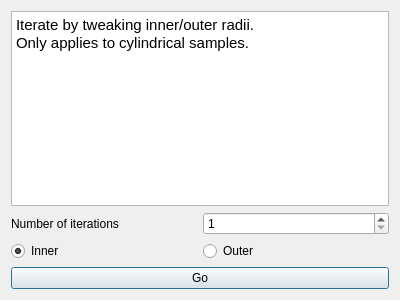
<?xml version="1.0" encoding="UTF-8"?>
<ui version="4.0">
 <class>Dialog</class>
 <widget class="QDialog" name="Dialog">
  <property name="geometry">
   <rect>
    <x>0</x>
    <y>0</y>
    <width>400</width>
    <height>300</height>
   </rect>
  </property>
  <property name="windowTitle">
   <string>Iterate by Radius</string>
  </property>
  <layout class="QVBoxLayout" name="verticalLayout">
   <item>
    <widget class="QTextBrowser" name="textBrowser_6">
     <property name="html">
      <string>&lt;!DOCTYPE HTML PUBLIC &quot;-//W3C//DTD HTML 4.0//EN&quot; &quot;http://www.w3.org/TR/REC-html40/strict.dtd&quot;&gt;
&lt;html&gt;&lt;head&gt;&lt;meta name=&quot;qrichtext&quot; content=&quot;1&quot; /&gt;&lt;style type=&quot;text/css&quot;&gt;
p, li { white-space: pre-wrap; }
&lt;/style&gt;&lt;/head&gt;&lt;body style=&quot; font-family:'.AppleSystemUIFont'; font-size:13pt; font-weight:400; font-style:normal;&quot;&gt;
&lt;p style=&quot; margin-top:0px; margin-bottom:0px; margin-left:0px; margin-right:0px; -qt-block-indent:0; text-indent:0px;&quot;&gt;&lt;span style=&quot; font-size:11pt;&quot;&gt;Iterate by tweaking inner/outer radii.&lt;/span&gt;&lt;/p&gt;
&lt;p style=&quot; margin-top:0px; margin-bottom:0px; margin-left:0px; margin-right:0px; -qt-block-indent:0; text-indent:0px;&quot;&gt;&lt;span style=&quot; font-size:11pt;&quot;&gt;Only applies to cylindrical samples.&lt;/span&gt;&lt;/p&gt;&lt;/body&gt;&lt;/html&gt;</string>
     </property>
    </widget>
   </item>
   <item>
    <layout class="QHBoxLayout" name="horizontalLayout_9">
     <item>
      <widget class="QLabel" name="label_4">
       <property name="text">
        <string>Number of iterations</string>
       </property>
      </widget>
     </item>
     <item>
      <widget class="QSpinBox" name="numberIterationsSpinBox">
       <property name="minimum">
        <number>1</number>
       </property>
      </widget>
     </item>
    </layout>
   </item>
   <item>
    <layout class="QHBoxLayout" name="horizontalLayout">
     <item>
      <widget class="QRadioButton" name="innerRadiusRadioButton">
       <property name="text">
        <string>Inner</string>
       </property>
       <property name="checked">
        <bool>true</bool>
       </property>
      </widget>
     </item>
     <item>
      <widget class="QRadioButton" name="outerRadiusRadioButton">
       <property name="text">
        <string>Outer</string>
       </property>
      </widget>
     </item>
    </layout>
   </item>
   <item>
    <widget class="QPushButton" name="iterateButton">
     <property name="text">
      <string>Go</string>
     </property>
    </widget>
   </item>
  </layout>
 </widget>
 <resources/>
 <connections/>
</ui>
